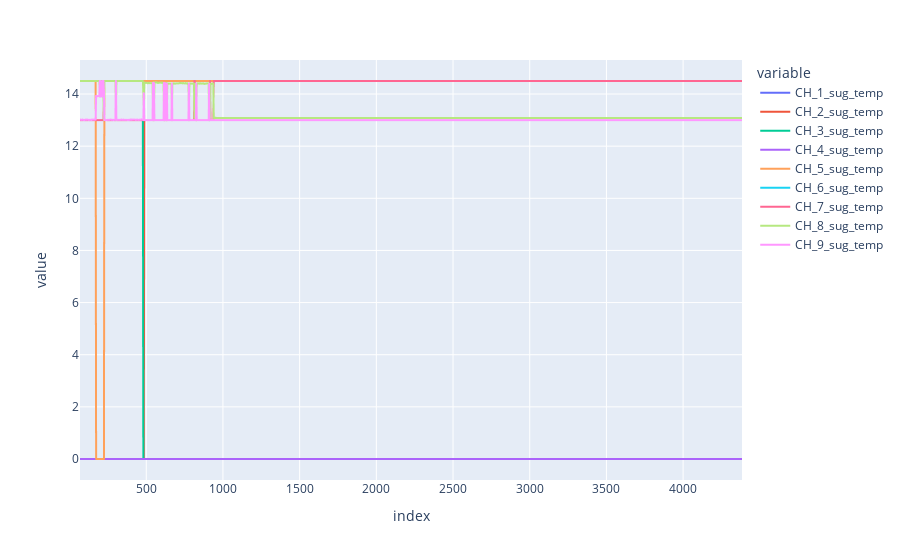

Source (notebook cell):
### Code cell
ch.plot()

### Figure 1 — Plotly figure (JSON) as saved in the notebook; plotly's stock layout.template omitted (floating-point values rounded to 4 significant figures; data arrays with more than 128 entries replaced by an {"elided": "..."} marker saying what was removed)
{"data": [{"hovertemplate": "variable=CH_1_sug_temp<br>index=%{x}<br>value=%{y}<extra></extra>", "legendgroup": "CH_1_sug_temp", "line": {"color": "#636efa", "dash": "solid"}, "marker": {"symbol": "circle"}, "mode": "lines", "name": "CH_1_sug_temp", "showlegend": true, "type": "scattergl", "x": {"elided": "1441 int values"}, "xaxis": "x", "y": {"elided": "1441 int values"}, "yaxis": "y"}, {"hovertemplate": "variable=CH_2_sug_temp<br>index=%{x}<br>value=%{y}<extra></extra>", "legendgroup": "CH_2_sug_temp", "line": {"color": "#EF553B", "dash": "solid"}, "marker": {"symbol": "circle"}, "mode": "lines", "name": "CH_2_sug_temp", "showlegend": true, "type": "scattergl", "x": {"elided": "1441 int values"}, "xaxis": "x", "y": {"elided": "1441 int values"}, "yaxis": "y"}, {"hovertemplate": "variable=CH_3_sug_temp<br>index=%{x}<br>value=%{y}<extra></extra>", "legendgroup": "CH_3_sug_temp", "line": {"color": "#00cc96", "dash": "solid"}, "marker": {"symbol": "circle"}, "mode": "lines", "name": "CH_3_sug_temp", "showlegend": true, "type": "scattergl", "x": {"elided": "1441 int values"}, "xaxis": "x", "y": {"elided": "1441 int values"}, "yaxis": "y"}, {"hovertemplate": "variable=CH_4_sug_temp<br>index=%{x}<br>value=%{y}<extra></extra>", "legendgroup": "CH_4_sug_temp", "line": {"color": "#ab63fa", "dash": "solid"}, "marker": {"symbol": "circle"}, "mode": "lines", "name": "CH_4_sug_temp", "showlegend": true, "type": "scattergl", "x": {"elided": "1441 int values"}, "xaxis": "x", "y": {"elided": "1441 int values"}, "yaxis": "y"}, {"hovertemplate": "variable=CH_5_sug_temp<br>index=%{x}<br>value=%{y}<extra></extra>", "legendgroup": "CH_5_sug_temp", "line": {"color": "#FFA15A", "dash": "solid"}, "marker": {"symbol": "circle"}, "mode": "lines", "name": "CH_5_sug_temp", "showlegend": true, "type": "scattergl", "x": {"elided": "1441 int values"}, "xaxis": "x", "y": {"elided": "1441 float values"}, "yaxis": "y"}, {"hovertemplate": "variable=CH_6_sug_temp<br>index=%{x}<br>value=%{y}<extra></extra>", "legendgroup": "CH_6_sug_temp", "line": {"color": "#19d3f3", "dash": "solid"}, "marker": {"symbol": "circle"}, "mode": "lines", "name": "CH_6_sug_temp", "showlegend": true, "type": "scattergl", "x": {"elided": "1441 int values"}, "xaxis": "x", "y": {"elided": "1441 int values"}, "yaxis": "y"}, {"hovertemplate": "variable=CH_7_sug_temp<br>index=%{x}<br>value=%{y}<extra></extra>", "legendgroup": "CH_7_sug_temp", "line": {"color": "#FF6692", "dash": "solid"}, "marker": {"symbol": "circle"}, "mode": "lines", "name": "CH_7_sug_temp", "showlegend": true, "type": "scattergl", "x": {"elided": "1441 int values"}, "xaxis": "x", "y": {"elided": "1441 float values"}, "yaxis": "y"}, {"hovertemplate": "variable=CH_8_sug_temp<br>index=%{x}<br>value=%{y}<extra></extra>", "legendgroup": "CH_8_sug_temp", "line": {"color": "#B6E880", "dash": "solid"}, "marker": {"symbol": "circle"}, "mode": "lines", "name": "CH_8_sug_temp", "showlegend": true, "type": "scattergl", "x": {"elided": "1441 int values"}, "xaxis": "x", "y": {"elided": "1441 float values"}, "yaxis": "y"}, {"hovertemplate": "variable=CH_9_sug_temp<br>index=%{x}<br>value=%{y}<extra></extra>", "legendgroup": "CH_9_sug_temp", "line": {"color": "#FF97FF", "dash": "solid"}, "marker": {"symbol": "circle"}, "mode": "lines", "name": "CH_9_sug_temp", "showlegend": true, "type": "scattergl", "x": {"elided": "1441 int values"}, "xaxis": "x", "y": {"elided": "1441 float values"}, "yaxis": "y"}], "layout": {"legend": {"title": {"text": "variable"}, "tracegroupgap": 0}, "margin": {"t": 60}, "xaxis": {"anchor": "y", "domain": [0, 1], "title": {"text": "index"}}, "yaxis": {"anchor": "x", "domain": [0, 1], "title": {"text": "value"}}}}
